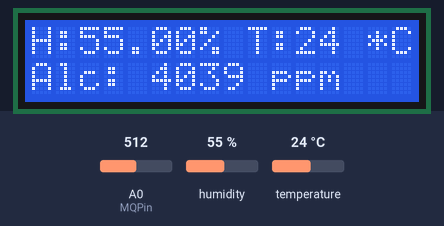
Simulated run of this sketch. Board: Arduino Uno, built with avr-gcc and run on an emulated ATmega328P. Parts: 16×2 character LCD. Inputs (shaded band) come from the test bench; at power-on: temperature 24 °C, A0 (MQPin) = 512, humidity 55 %. What the sketch prints to the serial monitor is not drawn.

Above: at 5.7 s.
5.8 s: temperature set to 10.7 °C
At 15.7 s:
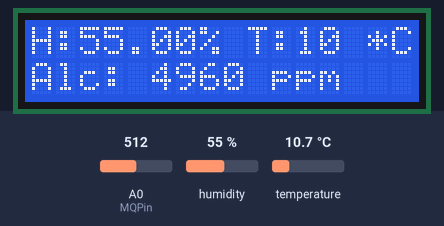
16.6 s: temperature set to 9.2 °C
At 26.2 s:
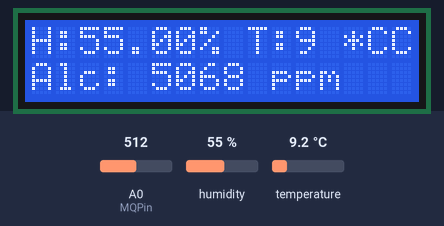
26.7 s: A0 (MQPin) set to 0
At 36.4 s:
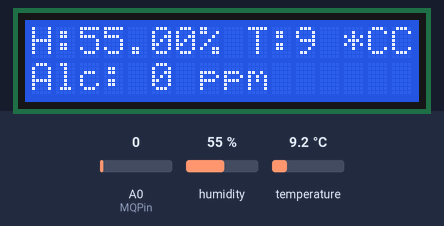
36.7 s: humidity set to 22 %
At 46.0 s:
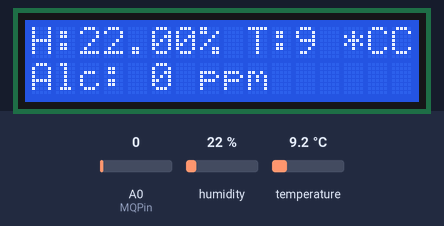
46.8 s: A0 (MQPin) set to 306
At 56.5 s:
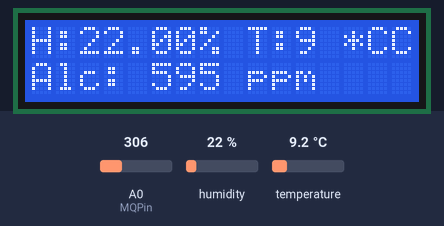
56.8 s: A0 (MQPin) set to 511
At 65.9 s:
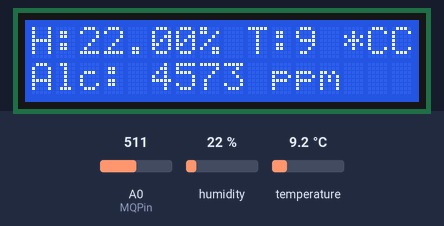
Timing chart, 0 to 67.4 s (numbered marks = the images above; inputs shaded):
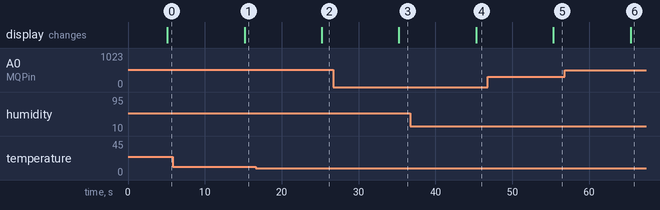

The sketch:

HW2.ino
```cpp
// DHT
#include "DHT.h"
#define DHTPIN 7
#define DHTTYPE DHT22
DHT dht(DHTPIN, DHTTYPE);
float h, t;

// LCD
#include <Wire.h>
#include <LiquidCrystal_I2C.h>
LiquidCrystal_I2C lcd(0x27, 16, 2);

// MQ2
#define MQPin A0
float Vs = 5.0, RS, RO = 22.0;  // For air, RS / R0 = 9.8 for MQ2 gas sensor.
float sensor_value, sensor_volt;
float RsR0ratio_33RH_20c, RsR0ratio_85RH_20c, RsR0ratio_65RH_20c;
float RsR0ratio_33RH_nowc, RsR0ratio_85RH_nowc, RsR0ratio_nowRH_nowc;
float adjust;
float RsR0ratio_adjust;
int alcolhol_ppm;


void setup() {
  Serial.begin(9600);

  // DHT
  Serial.println("DHTxx test!");
  dht.begin();

  // LCD
  lcd.init();  // 初始化 LCD
  lcd.backlight();  // 開啟背光

  RsR0ratio_33RH_20c = exp(-0.01 * 20) * 1.387;
  RsR0ratio_85RH_20c = exp(-0.01 * 20) * 1.2554;
  RsR0ratio_65RH_20c = RsR0ratio_85RH_20c + (RsR0ratio_33RH_20c - RsR0ratio_85RH_20c) * ((65.0 - 33.0) / (85.0 - 33.0));
}


void loop() {
  DHT_Sensor();

  // 計算誤差比率
  RsR0ratio_33RH_nowc = exp(-0.01 * t) * 1.387;
  RsR0ratio_85RH_nowc = exp(-0.01 * t) * 1.2554;
  RsR0ratio_nowRH_nowc = RsR0ratio_85RH_nowc + (RsR0ratio_33RH_nowc - RsR0ratio_85RH_nowc) * ((h - 33.0) / (85.0 - 33.0));
  adjust = RsR0ratio_nowRH_nowc / RsR0ratio_65RH_20c;

  // 計算 Vout
  sensor_value = 0;
  for(int i = 0; i < 10; i++) {
    sensor_value = sensor_value + analogRead(MQPin);
    delay(300);
  }
  sensor_value = sensor_value / 10;
  sensor_volt = (sensor_value * 5 / 1024);
  Serial.print("volt = ");
  Serial.println(sensor_volt);

  // 計算 RS
  // RS = ((Vin * RL) / Vout) - RL
  RS = ((5.0 * 20.0) / sensor_volt) - 20.0;  // RL = 20.0k歐姆

  // 誤差校正
  RsR0ratio_adjust = (RS / RO) / adjust;
  Serial.print("RsR0ratio_adjust = ");
  Serial.println(RsR0ratio_adjust);

  // 換算成酒精濃度
  alcolhol_ppm = 21018 * exp(-1.71 * RsR0ratio_adjust);
  Serial.print("alcolhol_ppm : ");
  Serial.println(alcolhol_ppm);

  // LCD 顯示
  // 第一排
  lcd.setCursor(0, 0);
  lcd.print("H:");
  lcd.print(h);
  lcd.print("% ");
  lcd.print("T:");
  lcd.print((int)t);
  lcd.print(" *C");
  // 第二排
  lcd.setCursor(0, 1);
  lcd.print("Alc: ");
  lcd.print(alcolhol_ppm);
  lcd.print(" ppm            ");
  delay(5000);
}


void DHT_Sensor() {
  delay(2000);
  h = dht.readHumidity();
  t = dht.readTemperature();

  if (isnan(h) || isnan(t)) {
    Serial.println("Failed to read from DHT sensor!");
    return;
  }

  Serial.print("Humidity: ");
  Serial.print(h);
  Serial.println(" %\t");
  Serial.print("Temperature: ");
  Serial.print(t);
  Serial.println(" *C ");
}
```

Measured:
- the behaviour switches between 10 and 9.9 °C on temperature (found by bisection; images 1 and 2)
- after the input at 5.8 s, the display: changes after 9.4 s (image 1)
- after the input at 16.6 s, the display: changes after 8.6 s (image 2)
- after the input at 26.7 s, the display: changes after 8.6 s (image 3)
- after the input at 36.7 s, the display: changes after 8.6 s (image 4)
- after the input at 46.8 s, the display: changes after 8.5 s (image 5)
- after the input at 56.8 s, the display: changes after 8.6 s (image 6)
